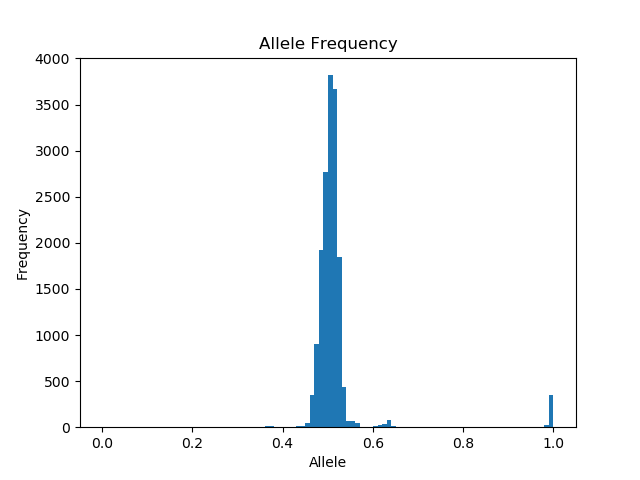

Here is the Python script that generated this plot:
#!/usr/bin/env python3

import sys
import matplotlib.pyplot as plt

allele_frequency = []

for line in open(sys.argv[1]):
   if line.startswith("#"):
       continue
   field = line.rstrip("\n").split()
   info = field[7]
   allele_frequency_split = info.split("=")[1]
   allele_frequency_split = allele_frequency_split.split(",")
   for number in allele_frequency_split:
       allele_frequency.append(float(number))

fig, ax = plt.subplots()
ax.hist(allele_frequency, bins = 100)

plt.xlabel("Allele")
plt.ylabel("Frequency")
plt.title("Allele Frequency")
fig.savefig( "allele_freq.png" )
plt.close(fig)


    

    